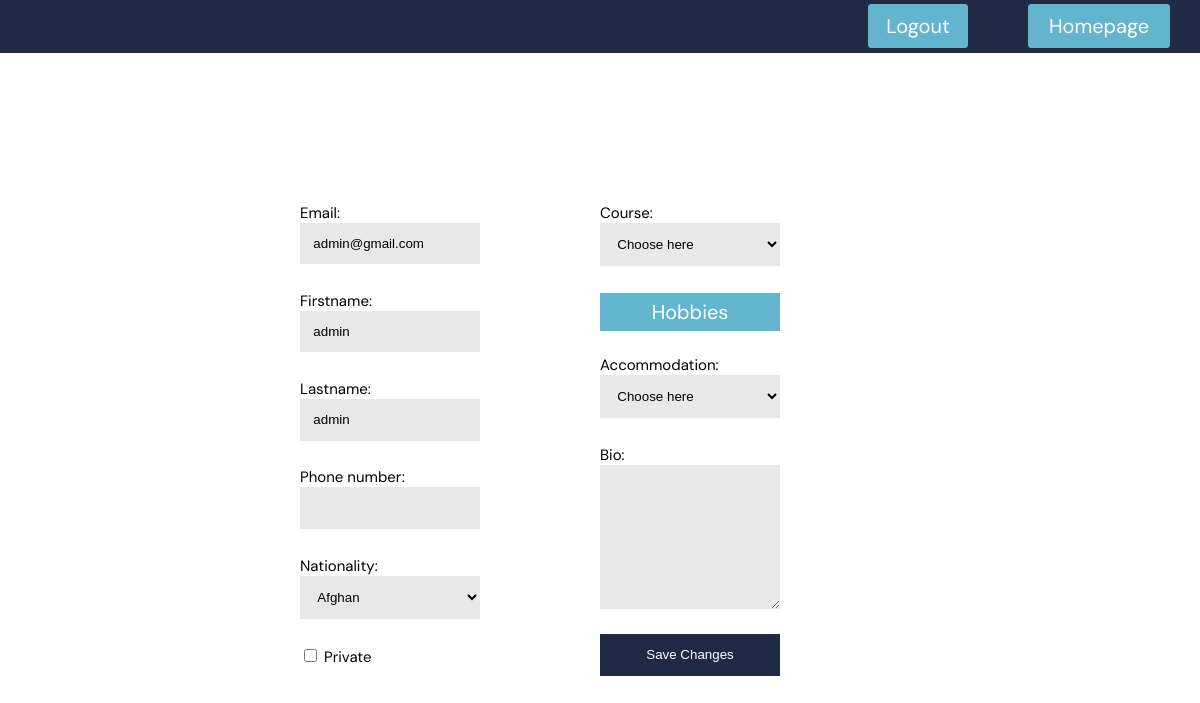
The app's page /profile_page.php (signed in) with its own data.
### tables this page shows
CREATE TABLE `user_info` (
  `user_id` int NOT NULL,
  `username` varchar(50) NOT NULL,
  `firstname` varchar(50) DEFAULT NULL,
  `lastname` varchar(50) DEFAULT NULL,
  `hashed_password` varchar(255) NOT NULL,
  `email_address` varchar(255) NOT NULL,
  `phone_number` varchar(25) DEFAULT NULL,
  `nationality` varchar(255) DEFAULT NULL,
  `course` varchar(255) DEFAULT NULL,
  `accommodation` varchar(255) DEFAULT NULL,
  `biography` varchar(511) DEFAULT NULL,
  `private_account` tinyint(1) NOT NULL DEFAULT '0',
  `hobbies` varchar(128) DEFAULT NULL,
  `tasks` varchar(32) DEFAULT NULL
);

### php/profile_page_init.php (called while the page is built)
<?php
$user_id = $_SESSION["user_id"];
$pdo_get_info = new PDO("mysql:host=$host;dbname=" . $db_name . "", $username_db, $password);
$pdo_get_info->setAttribute(PDO::ATTR_ERRMODE, PDO::ERRMODE_WARNING);
$get_info_sql = "SELECT user_id, username, hashed_password, email_address, firstname, lastname, phone_number, nationality, course, accommodation, biography, private_account FROM user_info WHERE user_id = :user_id";
$stmt_get_info = $pdo_get_info->prepare($get_info_sql);
$stmt_get_info->execute([
	'user_id' => $user_id
]);
$stmt_get_info->setFetchMode(PDO::FETCH_ASSOC);
if ($row = $stmt_get_info->fetch()) {
	$data = array(
		'user' => $user_id,
		'username' => $row["username"],
		'firstname' => $row["firstname"],
		'lastname' => $row["lastname"],
		'email_address' => $row["email_address"],
		'phone_number' => $row["phone_number"],
		'nationality' => $row["nationality"],
		'course' => $row["course"],
		'accommodation' => $row["accommodation"],
		'biography' => $row["biography"],
		'private_account' => $row["private_account"]
	);
}
?>

### profile_page.php (the view, shortened to what this page needs)
<?php
require("config.php");
require("php/profile_page_init.php");
require("php/profile_page_update_info.php");
?>
<!DOCTYPE html>
<html lang="en">
<head>
	<link rel="stylesheet" type="text/css" href="styling/master.css">
	<link rel="stylesheet" type="text/css" href="styling/profile_page.css">
</head>
<body>
	<div id="main">
		<div id="navbar">
			<a id="homepage_link" href="homepage.php">Homepage</a>
			<form method="post" id="logout_form">
				<input id="logout_button" type="submit" name="logout_button" value="Logout">
			</form>
		</div>
		<div id="main_content">
			<form method="post" id="change_profile_form">
				<div class="child">
					<?php
					if (isset($email_address_error)) {
						echo "<label for='email_address' class='profile_page_error'>Invalid email address.</label><br>";
					} else {
						echo '<label for="email_address">Email:</label><br>';
					}
					?>
					<input name="email_address" type="text" value="<?php echo $data['email_address'] ?>"><br>
					<?php
					if (isset($firstname_error)) {
						echo "<label for='firstname' class='profile_page_error'>Invalid firstname.</label><br>";
					} else {
						echo '<label for="firstname">Firstname:</label><br>';
					}
					?>
					<input name="firstname" type="text" value="<?php echo $data['firstname'] ?>"><br>
					<?php
					if (isset($lastname_error)) {
						echo "<label for='lastname' class='profile_page_error'>Invalid lastname.</label><br>";
					} else {
						echo '<label for="lastname">Lastname:</label><br>';
					}
					?>
					<input name="lastname" type="text" value="<?php echo $data['lastname'] ?>"><br>
					<?php
					if (isset($phone_number_error)) {
						echo "<label for='phone_number' class='profile_page_error'>Invalid phone number format.</label><br>";
					} else {
						echo '<label for="phone_number">Phone number:</label><br>';
					}
					?>
					<input name="phone_number" type="text" value="<?php echo $data['phone_number'] ?>"><br>
					<label for="nationality">Nationality:</label><br>
					<select name="nationality">
						<option value="<?php echo $data['nationality'] ?>" selected>
							<?php
								if ($data["nationality"] == "") {
									echo "Choose here";
								} else {
									echo ucwords($data["nationality"]);
								}
							?>
						</option>
					</select>
					<br>
					<input type="checkbox" name="private_account" value='1' id="private_account" <?php echo ($data['private_account'] == 1) ? 'checked="checked"' : '';?>>
					<label for="private_account">Private</label>
				</div>
				<div class="child">
					<label for="course">Course:</label><br>
					<select name="course">
						<option value="<?php echo $data['course'] ?>" selected>
							<?php
								if ($data["course"] == "") {
									echo "Choose here";
								} else {
									echo ucwords($data["course"]);
								}
							?>
							<option value="accounting">Accounting</option>
						</option>
					</select><br>
					<input name="hobbies" onclick="toggle_modal('hobbies');" type="button" value="Hobbies" id="hobbies_button"><br>
					<label for="accommodation">Accommodation:</label><br>
					<select name="accommodation">
						<option value="<?php echo $data['accommodation'] ?>" selected>
							<?php
								if ($data["accommodation"] == "") {
									echo "Choose here";
								} else {
									echo ucwords($data["accommodation"]);
								}
							?>
						</option>
					</select><br>
					<label for="biography">Bio:</label><br>
					<textarea name="biography" type="text" id="biography"><?php echo $data['biography'] ?></textarea><br><br>
					<input type="submit" value="Save Changes" name="save_changes_button" id="save_changes_button">
				</div>
			</form>
		</div>
	</div>
</body>
</html>

### styling/profile_page.css (style rules this page uses)
:root { --grey: #343434; --dark_blue: #202A45; --light_blue: #63B4CF; --white: #FFFFFF; }
body { font-family: "DM Sans", sans-serif; font-size: 15px; margin: 0px; }
#navbar { position: sticky; top: 0px; left: 0px; width: 100%; height: 3.5em; background-color: var(--dark_blue); z-index: 1; }
#navbar #login_button, #navbar #logout_button, #homepage_link, #profile_page_link, #chat_room_link { position: relative; float: right; margin: 0.2em 1.5em; width: 5em; height: 80%; font-family: "DM Sans", sans-serif; font-size: 20px; background-color: var(--light_blue); color: white; border: 1px solid var(--light_blue); border-radius: 3px; cursor: pointer; }
#navbar #logout_button { height: 2.2em; }
#main_content { margin: 0em; }
#change_profile_form { margin: 10em 20em; display: flex; flex-direction: row; }
#change_profile_form input[type=text] { box-sizing: border-box; padding: 1em; margin-bottom: 2em; background-color: #E8E8E8; border: none; width: 60%; }
#change_profile_form select { box-sizing: border-box; padding: 1em; margin-bottom: 2em; background-color: #E8E8E8; border: none; width: 60%; cursor: pointer; }
#hobbies_button { font-family: "DM Sans", sans-serif; background-color: var(--light_blue); font-size: 20px; color: white; border: none; cursor: pointer; margin-bottom: 1.2em; padding: 0.3em; width: 60%; }
#save_changes_button { width: 60%; padding: 1em; color: white; border: none; background-color: var(--dark_blue); cursor: pointer; }
#biography { box-sizing: border-box; height: 18vh; width: 60%; padding: 1em; border: none; background-color: #E8E8E8; font-family: "DM Sans", sans-serif; font-size: 13px; }
#change_profile_form .child { width: 50%; height: 100vh; margin-left: auto; margin-right: auto }
#chat_room_link, #homepage_link { display: inline-flex; align-items: center; justify-content: space-around; text-decoration: none; width: 7em; color: white; }

### records on screen
user_info: email_address "admin@gmail.com", firstname "admin", lastname "admin", nationality "Afghan", course "Choose here", accommodation "Choose here"
